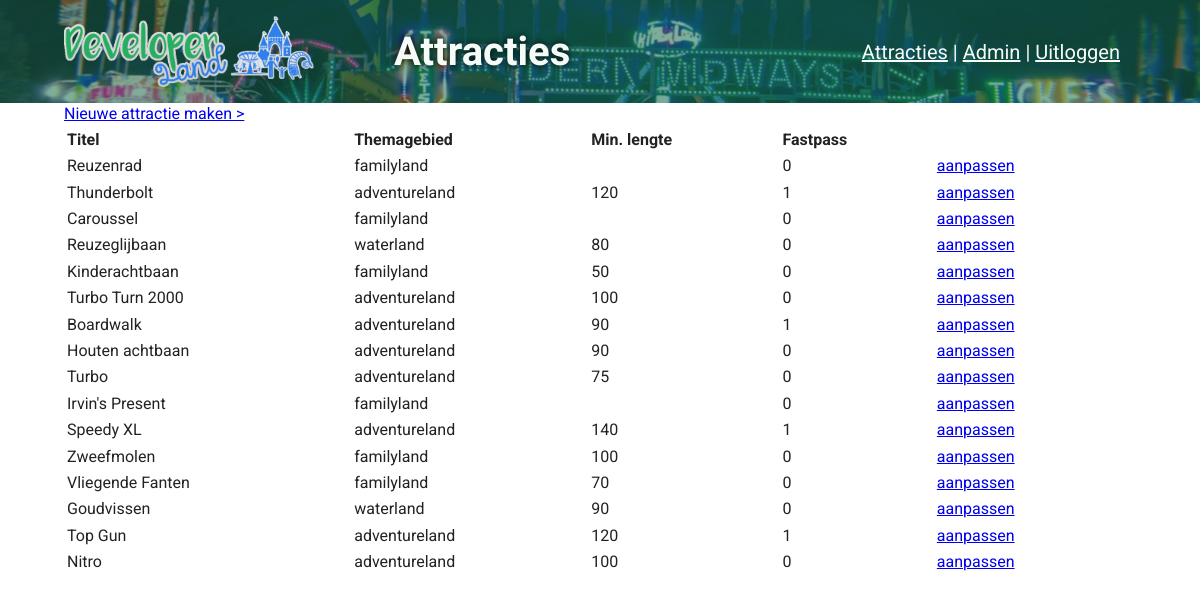
/admin/attracties/index.php (signed in), run on the app's committed database.
### tables this page shows
CREATE TABLE IF NOT EXISTS `rides` (
  `id` int(11) NOT NULL AUTO_INCREMENT,
  `title` varchar(255) NOT NULL,
  `themeland` varchar(255) NOT NULL,
  `img_file` text NOT NULL,
  `description` text NOT NULL,
  `min_length` int default NULL,
  `fast_pass` int(1) default 0,
  PRIMARY KEY (`id`)
);

### admin/attracties/index.php (the view, shortened to what this page needs)
<!doctype html>
<html lang="nl">
<head>
    <link rel="stylesheet" href="<?php echo $base_url; ?>/css/normalize.css">
    <link rel="stylesheet" href="<?php echo $base_url; ?>/css/main.css">
</head>
<body>
    <?php require_once '../../header.php'; ?>
    <div class="container">
        <a href="create.php">Nieuwe attractie maken &gt;</a>
        <?php
        require_once '../backend/conn.php';
        $query = "SELECT * FROM rides";
        $statement = $conn->prepare($query);
        $statement->execute();
        $rides = $statement->fetchAll(PDO::FETCH_ASSOC);
        ?>
        <table>
            <tr>
                <th>Titel</th>
                <th>Themagebied</th>
                <th>Min. lengte</th>
                <th>Fastpass</th>
            </tr>
            <?php foreach($rides as $ride): ?>
                <tr>
                    <td><?php echo $ride['title']; ?></td>
                    <td><?php echo $ride['themeland']; ?></td>
                    <td><?php echo $ride['min_length']; ?></td>
                    <td><?php echo $ride['fast_pass']; ?></td>
                    <td><a href="edit.php?id=<?php echo $ride['id']; ?>">aanpassen</a></td>
                </tr>
            <?php endforeach; ?>
        </table>
    </div>
</body>
</html>

### header.php
<header>
    <div class="container header">
        <img src="<?php echo $base_url; ?>/img/logo-big-v4.png" alt="logo" class="logo">
        <h1>Attracties</h1>
        <nav>
            <a href="<?php echo $base_url; ?>/index.php">Attracties</a> |
            <a href="<?php echo $base_url; ?>/admin/index.php">Admin</a>
            <?php if(isset($_SESSION['user_id'])): ?>
                | <a href="<?php echo $base_url; ?>/admin/logout.php">Uitloggen</a>
            <?php endif; ?>
        </nav>
    </div>
</header>

### css/main.css (style rules this page uses)
html { color: #222; font-size: 1em; line-height: 1.4; }
audio, canvas, iframe, img, svg, video { vertical-align: middle; }
html { font-size: 16px; }
body { font-family: Roboto, sans-serif; }
.container { margin-left: 4rem; margin-right: 5rem; }
.container.header { display: flex; align-items: center; justify-content: space-between; }
header { font-size: 1.25rem; padding-top: 1rem; padding-bottom: 1rem; background-image: url(../img/park01.jpg); background-position: center; box-shadow: inset 0 0 0 1000px rgba(29, 98, 58, 0.5); }
header, nav a { color: #f5fcf8; }
.logo { max-width: 250px; }
header nav { flex-grow: 1; text-align: right; }
header h1 { font-family: Oxanium; font-weight: 600; margin: 0 5rem; text-shadow: 0 0 7px black; }
table { width: 100%; }
th { text-align: left; }

### data on the page
rides: title "Reuzenrad", themeland "familyland", fast_pass "0"
rides: title "Thunderbolt", themeland "adventureland", min_length "120", fast_pass "1"
rides: title "Caroussel", themeland "familyland", fast_pass "0"
rides: title "Reuzeglijbaan", themeland "waterland", min_length "80", fast_pass "0"
rides: title "Kinderachtbaan", themeland "familyland", min_length "50", fast_pass "0"
rides: title "Turbo Turn 2000", themeland "adventureland", min_length "100", fast_pass "0"
rides: title "Boardwalk", themeland "adventureland", min_length "90", fast_pass "1"
rides: title "Houten achtbaan", themeland "adventureland", min_length "90", fast_pass "0"
rides: title "Turbo", themeland "adventureland", min_length "75", fast_pass "0"
rides: title "Irvin's Present", themeland "familyland", fast_pass "0"
rides: title "Speedy XL", themeland "adventureland", min_length "140", fast_pass "1"
rides: title "Zweefmolen", themeland "familyland", min_length "100", fast_pass "0"
rides: title "Vliegende Fanten", themeland "familyland", min_length "70", fast_pass "0"
rides: title "Goudvissen", themeland "waterland", min_length "90", fast_pass "0"
rides: title "Top Gun", themeland "adventureland", min_length "120", fast_pass "1"
rides: title "Nitro", themeland "adventureland", min_length "100", fast_pass "0"
